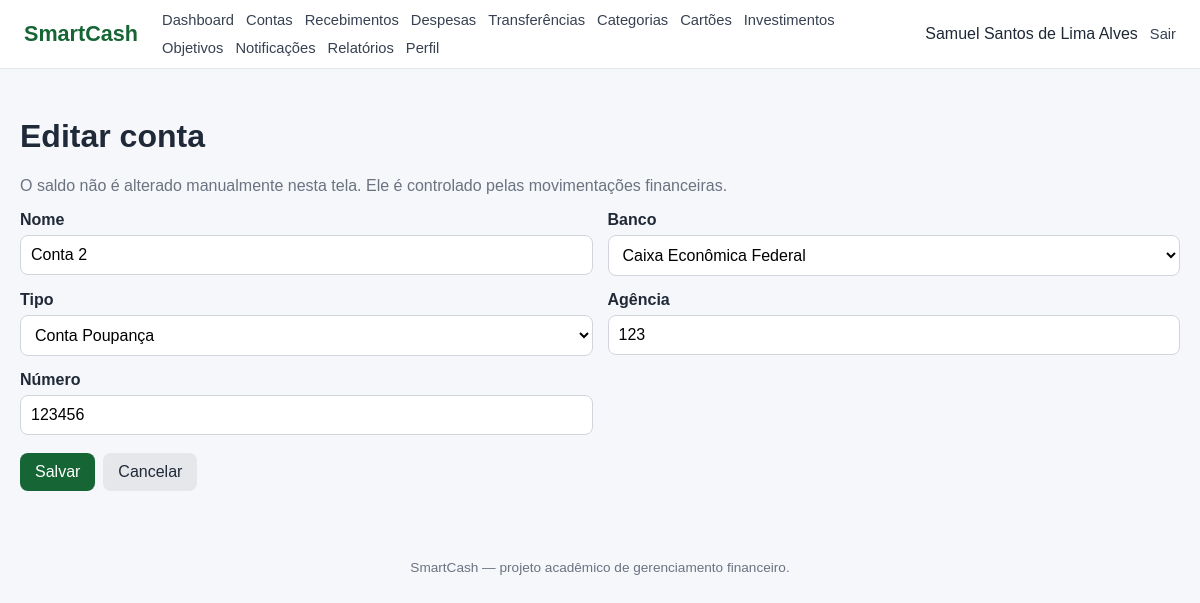
/contas/editar.php?id=2 (signed in), run on the app's committed database.
### tables this page shows
CREATE TABLE `conta` (
  `id_conta` int NOT NULL,
  `id_usuario` int NOT NULL,
  `id_banco` int NOT NULL,
  `id_tipo_conta` int NOT NULL,
  `nome_conta` varchar(100) NOT NULL,
  `num_conta` varchar(30) DEFAULT NULL,
  `agencia` varchar(20) DEFAULT NULL,
  `saldo_atual` decimal(15,2) NOT NULL DEFAULT '0.00'
);

CREATE TABLE `banco` (
  `id_banco` int NOT NULL,
  `nome` varchar(100) NOT NULL,
  `codigo_banco` varchar(10) DEFAULT NULL
);

CREATE TABLE `tipo_conta` (
  `id_tipo_conta` int NOT NULL,
  `nome` varchar(50) NOT NULL,
  `descricao` varchar(255) DEFAULT NULL
);

### includes/functions.php (called while the page is built, shortened)
<?php
function e(mixed $value): string
{
    return htmlspecialchars(
        (string)($value ?? ''),
        ENT_QUOTES,
        'UTF-8'
    );
}

### contas/editar.php (the view, shortened to what this page needs)
<?php
require_once __DIR__ . '/../config/database.php';
require_once __DIR__ . '/../includes/auth.php';
require_once __DIR__ . '/../includes/functions.php';
$id = filter_input(INPUT_GET, 'id', FILTER_VALIDATE_INT);
$stmt = $pdo->prepare(
    'SELECT *
     FROM CONTA
     WHERE id_conta = :id AND id_usuario = :usuario
     LIMIT 1'
);
$stmt->execute([
    'id' => $id,
    'usuario' => $id_usuario,
]);
$conta = $stmt->fetch();
$bancos = $pdo->query(
    'SELECT id_banco, nome FROM BANCO ORDER BY nome'
)->fetchAll();
$tipos = $pdo->query(
    'SELECT id_tipo_conta, nome FROM TIPO_CONTA ORDER BY nome'
)->fetchAll();
require __DIR__ . '/../includes/header.php';
?>
<h1>Editar conta</h1>
<form method="post" action="salvar.php">
    <p class="muted">
        O saldo não é alterado manualmente nesta tela. Ele é controlado pelas
        movimentações financeiras.
    </p>
    <div class="form-grid">
        <div class="field">
            <label>Nome</label>
            <input name="nome_conta" required value="<?= e($conta['nome_conta']) ?>">
        </div>
        <div class="field">
            <label>Banco</label>
            <select name="id_banco" required>
                <?php foreach ($bancos as $banco): ?>
                    <option value="<?= (int) $banco['id_banco'] ?>"
                        <?= (int) $banco['id_banco'] === (int) $conta['id_banco'] ? 'selected' : '' ?>>
                        <?= e($banco['nome']) ?>
                    </option>
                <?php endforeach; ?>
            </select>
        </div>
        <div class="field">
            <label>Tipo</label>
            <select name="id_tipo_conta" required>
                <?php foreach ($tipos as $tipo): ?>
                    <option value="<?= (int) $tipo['id_tipo_conta'] ?>"
                        <?= (int) $tipo['id_tipo_conta'] === (int) $conta['id_tipo_conta'] ? 'selected' : '' ?>>
                        <?= e($tipo['nome']) ?>
                    </option>
                <?php endforeach; ?>
            </select>
        </div>
        <div class="field">
            <label>Agência</label>
            <input name="agencia" required value="<?= e($conta['agencia']) ?>">
        </div>
        <div class="field">
            <label>Número</label>
            <input name="num_conta" required value="<?= e($conta['num_conta']) ?>">
        </div>
    </div>
    <div class="actions">
        <button type="submit">Salvar</button>
        <a class="button secondary" href="index.php">Cancelar</a>
    </div>
</form>
<?php require __DIR__ . '/../includes/footer.php'; ?>

### assets/css/style.css (style rules this page uses)
* { box-sizing: border-box; }
body { margin: 0; font-family: Arial, Helvetica, sans-serif; background: #f5f7fb; color: #1f2937; }
a { color: #166534; text-decoration: none; }
.btn, .button, button { display: inline-block; border: 0; border-radius: 8px; padding: 10px 15px; text-decoration: none; cursor: pointer; font-weight: 600; background: #166534; color: #fff; font: inherit; }
.btn-secondary, .secondary { background: #e5e7eb; color: #1f2937; }
.actions { display: flex; gap: 8px; flex-wrap: wrap; margin-top: 18px; }
.form-grid { display: grid; grid-template-columns: repeat(2, minmax(0, 1fr)); gap: 15px; }
.field { display: flex; flex-direction: column; gap: 6px; }
.field label { font-weight: 600; }
.field input, .field select, .field textarea { width: 100%; padding: 10px; border: 1px solid #d1d5db; border-radius: 8px; background: #fff; font: inherit; }
.muted { color: #6b7280; }

### data on the page
conta: nome_conta "Conta 2", id_banco "Caixa Econômica Federal", id_tipo_conta "Conta Poupança", agencia "123", num_conta "123456"

### other printed values
$userName "Samuel Santos de Lima Alves"
